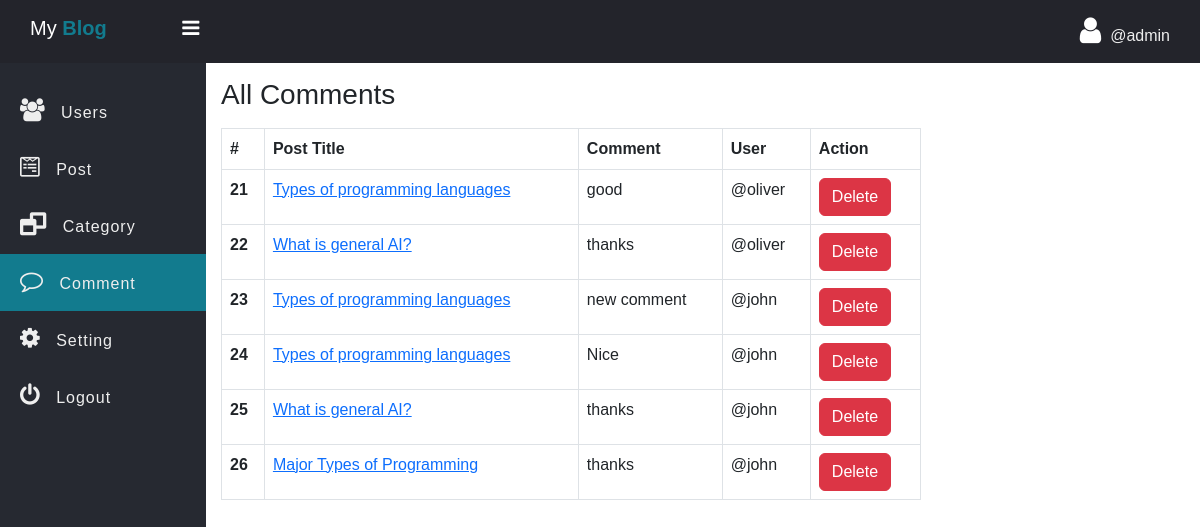
Page /admin/Comment.php (signed in) on the committed database.
### tables this page shows
CREATE TABLE `comment` (
  `comment_id` int(11) NOT NULL,
  `comment` varchar(255) NOT NULL,
  `user_id` int(11) NOT NULL,
  `post_id` int(11) NOT NULL,
  `crated_at` datetime NOT NULL DEFAULT current_timestamp()
);

CREATE TABLE `post` (
  `post_id` int(11) NOT NULL,
  `post_title` varchar(127) NOT NULL,
  `post_text` text NOT NULL,
  `category` int(11) NOT NULL,
  `publish` int(2) NOT NULL DEFAULT 1,
  `cover_url` varchar(255) NOT NULL DEFAULT 'default.jpg',
  `crated_at` datetime NOT NULL DEFAULT current_timestamp()
);

CREATE TABLE `users` (
  `id` int(11) NOT NULL,
  `fname` varchar(255) NOT NULL,
  `username` varchar(255) NOT NULL,
  `password` varchar(255) NOT NULL
);

### admin/data/Comment.php (called while the page is built, shortened)
<?php
function getAllComment($conn){
   $sql = "SELECT * FROM comment";
   $stmt = $conn->prepare($sql);
   $stmt->execute();
   if($stmt->rowCount() >= 1){
   	   $data = $stmt->fetchAll();
   	   return $data;
   }else {
   	 return 0;
   }
}

### admin/data/Post.php (called while the page is built, shortened)
<?php
function getByIdDeep($conn, $id){
   $sql = "SELECT * FROM post WHERE post_id=?";
   $stmt = $conn->prepare($sql);
   $stmt->execute([$id]);
   if($stmt->rowCount() >= 1){
         $data = $stmt->fetch();
         return $data;
   }else {
       return 0;
   }
}
function getUserByID($conn, $id){
   $sql = "SELECT id, fname, username FROM users WHERE id=?";
   $stmt = $conn->prepare($sql);
   $stmt->execute([$id]);
   if($stmt->rowCount() >= 1){
         $data = $stmt->fetch();
         return $data;
   }else {
       return 0;
   }
}

### admin/Comment.php (the view, shortened to what this page needs)
<?php
if (isset($_SESSION['admin_id']) && isset($_SESSION['username'])) {
 ?>
<!DOCTYPE html>
<html>
<head>
	<link rel="stylesheet" href="https://stackpath.bootstrapcdn.com/font-awesome/4.7.0/css/font-awesome.min.css">
	<link href="https://cdn.jsdelivr.net/npm/bootstrap@5.3.0/dist/css/bootstrap.min.css" rel="stylesheet">
	<link rel="stylesheet" href="../css/side-bar.css">
	<link rel="stylesheet" href="../css/style.css">
</head>
<body>
	<?php
      $key = "hhdsfs1263z";
	  include "inc/side-nav.php";
      include_once("data/Comment.php");
      include_once("data/Post.php");
      include_once("../db_conn.php");
      $comments = getAllComment($conn);
	?>
	 <div class="main-table">
	 	<h3 class="mb-3">All Comments</h3>
	 	<?php if ($comments != 0) { ?>
	 	<table class="table t1 table-bordered">
		  <thead>
		    <tr>
		      <th scope="col">#</th>
		      <th scope="col">Post Title</th>
		      <th scope="col">Comment</th>
		      <th scope="col">User</th>
		      <th scope="col">Action</th>
		    </tr>
		  </thead>
		  <tbody>
		  	<?php foreach ($comments as $comment) {
		  	?>
		    <tr>
		      <th scope="row"><?=$comment['comment_id'] ?></th>
		      <td>
		      	<a href="single_post.php?post_id=<?=$comment['post_id']?>">
		      	<?php
		      	$p = getByIdDeep($conn, $comment['post_id']);
		      	echo $p['post_title']; ?></a>
		      </td>
		      <td>
		      	<?=$comment['comment']?>
		      </td>
		      <td>
		      	<?php
		      	$u = getUserByID($conn, $comment['user_id']);
		      	echo '@'.$u['username']; ?>
		      </td>
		      <td>
		      	<a href="comment-delete.php?comment_id=<?=$comment['comment_id'] ?>" class="btn btn-danger">Delete</a>
		      </td>
		    </tr>
		    <?php } ?>
		  </tbody>
		</table>
	<?php }else{ ?>
		<div class="alert alert-warning">
			Empty!
		</div>
	<?php } ?>
	 </div>
	</section>
	</div>
</body>
</html>
<?php }else {
	header("Location: ../admin-login.php");
	exit;
} ?>

### admin/inc/side-nav.php (shortened to what this page needs)
<?php
   if (isset($key) && $key == "hhdsfs1263z") {
 ?>
	<header class="header">
		<h2 class="u-name">My <b>Blog</b>
			<label for="checkbox">
				<i id="navbtn" class="fa fa-bars" aria-hidden="true"></i>
			</label>
		</h2>
		<div class="d-flex align-items-center main-profile-link" >
			<a href="profile.php" >
			<i class="fa fa-user" aria-hidden="true"></i>&nbsp;
		   <span>@<?php echo $_SESSION['username']; ?></span>
		   </a>
		</div>
	</header>
	<div class="body">
		<nav class="side-bar">
			<ul id="navList">
				<li >
					<a href="Users.php">
						<i class="fa fa-users" aria-hidden="true"></i>
						<span>Users</span>
					</a>
				</li>
				<li>
					<a href="Post.php">
						<i class="fa fa-wpforms" aria-hidden="true"></i>
						<span>Post</span>
					</a>
				</li>
				<li>
					<a href="Category.php">
						<i class="fa fa-window-restore" aria-hidden="true"></i>
						<span>Category</span>
					</a>
				</li>
				<li>
					<a href="Comment.php">
						<i class="fa fa-comment-o" aria-hidden="true"></i>
						<span>Comment</span>
					</a>
				</li>
				<li>
					<a href="#">
						<i class="fa fa-cog" aria-hidden="true"></i>
						<span>Setting</span>
					</a>
				</li>
				<li>
					<a href="../logout.php">
						<i class="fa fa-power-off" aria-hidden="true"></i>
						<span>Logout</span>
					</a>
				</li>
			</ul>
		</nav>
		<section class="section-1">
<?php
   }
 ?>

### css/side-bar.css (style rules this page uses)
* { padding: 0; margin: 0; box-sizing: border-box; font-family: arial, sans-serif; }
.main-profile-link a { text-decoration: none; color: #eee; }
.header { display: flex; justify-content: space-between; align-items: center; padding: 15px 30px; background: #23242b; color: #fff; }
.u-name { font-size: 20px; }
.u-name b { color: #127b8e; }
.header i { font-size: 30px; cursor: pointer; color: #fff; }
.side-bar { width: 250px; background: #262931; min-height: 100vh; transition: 500ms width; }
.body { display: flex; }
.side-bar ul { margin-top: 20px; list-style: none; padding-left: 0; }
.side-bar ul li { font-size: 16px; padding: 15px 0px; padding-left: 20px; transition: 500ms background; white-space: nowrap; overflow: hidden; text-overflow: ellipsis; }
.side-bar ul .active { background: #127b8e; }
.side-bar ul li a { text-decoration: none; color: #eee; cursor: pointer; letter-spacing: 1px; }
.side-bar ul li a i { display: inline-block; padding-right: 10px; font-size: 23px; }
#navbtn { display: inline-block; margin-left: 70px; font-size: 20px; transition: 500ms color; }

### css/style.css (style rules this page uses)
.section-1 { width: 100%; padding: 15px; }
.main-table { width: 90%; max-width: 700px; }

### rows in the picture
comment: comment_id "21", post.post_title "Types of programming languages", comment "good", user.username "oliver"
comment: comment_id "22", post.post_title "What is general AI?", comment "thanks", user.username "oliver"
comment: comment_id "23", post.post_title "Types of programming languages", comment "new comment", user.username "john"
comment: comment_id "24", post.post_title "Types of programming languages", comment "Nice", user.username "john"
comment: comment_id "25", post.post_title "What is general AI?", comment "thanks", user.username "john"
comment: comment_id "26", post.post_title "Major Types of Programming", comment "thanks", user.username "john"

### other values in the picture
$_SESSION['username'] "admin"
